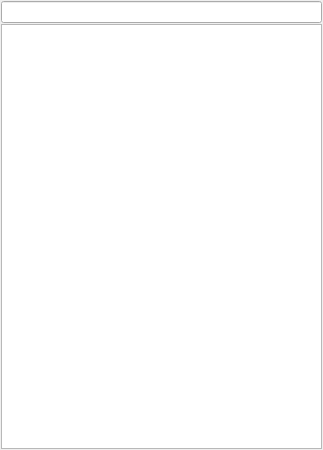
<?xml version="1.0" encoding="UTF-8"?>
<ui version="4.0">
 <class>BookmarksWidget</class>
 <widget class="QWidget" name="BookmarksWidget">
  <property name="geometry">
   <rect>
    <x>0</x>
    <y>0</y>
    <width>323</width>
    <height>450</height>
   </rect>
  </property>
  <layout class="QGridLayout" name="gridLayout">
   <property name="leftMargin">
    <number>1</number>
   </property>
   <property name="topMargin">
    <number>1</number>
   </property>
   <property name="rightMargin">
    <number>1</number>
   </property>
   <property name="bottomMargin">
    <number>1</number>
   </property>
   <property name="spacing">
    <number>1</number>
   </property>
   <item row="0" column="0" colspan="2">
    <widget class="QLineEdit" name="filterEdit"/>
   </item>
   <item row="1" column="0" colspan="2">
    <widget class="QTreeView" name="treeView">
     <property name="alternatingRowColors">
      <bool>true</bool>
     </property>
    </widget>
   </item>
  </layout>
 </widget>
 <resources/>
 <connections/>
</ui>
